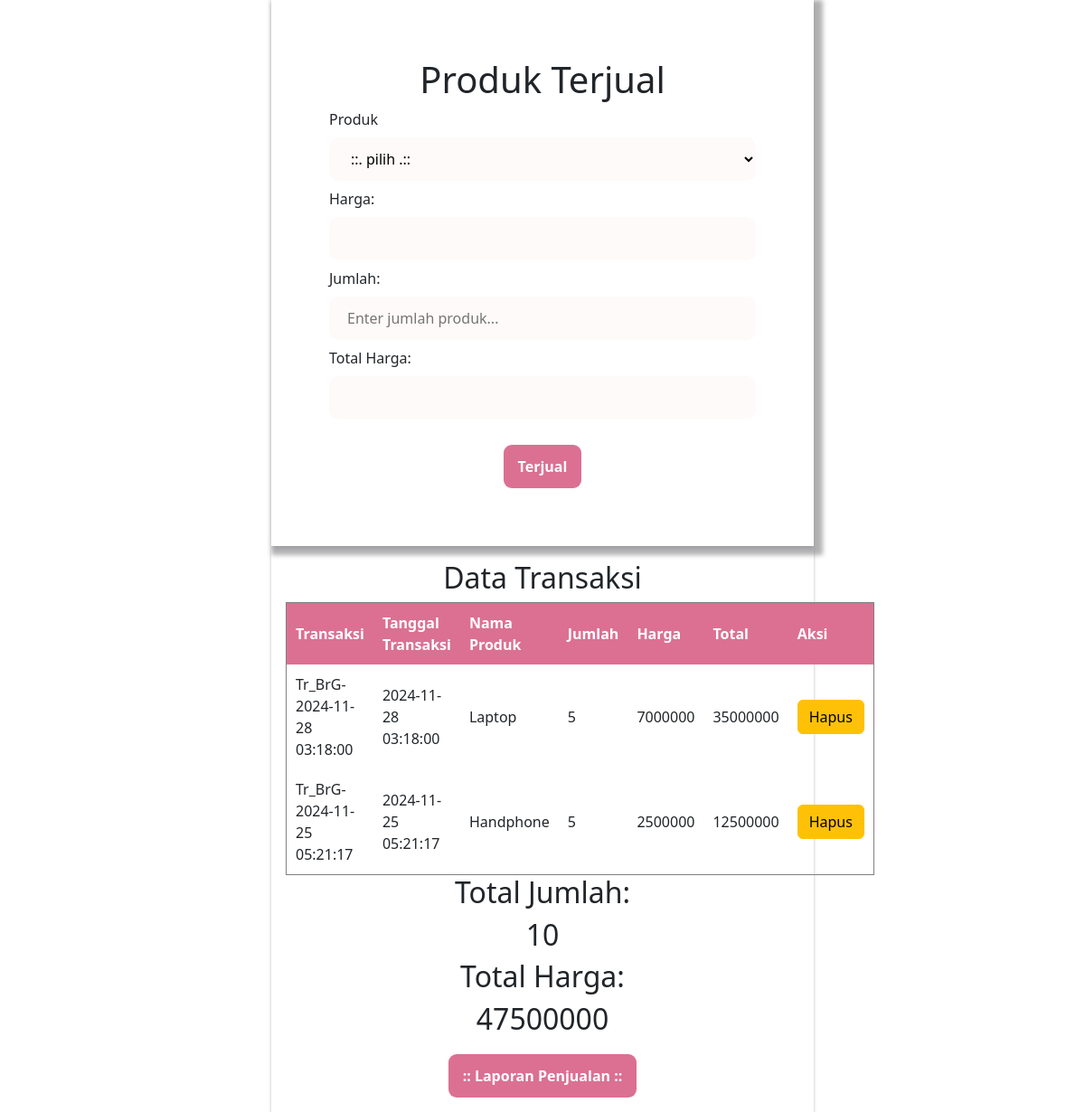
/penjualan.php, run on the app's committed database.
### tables this page shows
CREATE TABLE IF NOT EXISTS `tr_penjualan` (
  `id_transaction` varchar(50) NOT NULL,
  `tgl_transaction` datetime DEFAULT NULL,
  `product_id` int DEFAULT NULL,
  `amount` int DEFAULT NULL,
  `total_price` float DEFAULT NULL,
  PRIMARY KEY (`id_transaction`) USING BTREE
);

CREATE TABLE IF NOT EXISTS `sistem_pencatatan_penjualan` (
  `id` int NOT NULL AUTO_INCREMENT,
  `name_product` varchar(50) NOT NULL,
  `price_product` float NOT NULL,
  `created_at` varchar(50) DEFAULT NULL,
  `updated_at` varchar(50) DEFAULT NULL,
  PRIMARY KEY (`id`)
);

### penjualan.php (the view, shortened to what this page needs)
<?php
include 'config/connectDb.php';
$sql = "SELECT * FROM tr_penjualan LEFT JOIN sistem_pencatatan_penjualan ON tr_penjualan.product_id = sistem_pencatatan_penjualan.id ORDER BY tr_penjualan.tgl_transaction DESC";
$result = $con->query($sql);
$result_total = $con->query("SELECT SUM(amount) AS amount, SUM(total_price) AS total
FROM tr_penjualan;");
?>
<!DOCTYPE html>
<html lang="en">
<head>
    <link href="https://cdn.jsdelivr.net/npm/bootstrap@5.3.3/dist/css/bootstrap.min.css" rel="stylesheet">
</head>
<body>
    <div style="box-shadow: rgba(50, 50, 93,0.25) 0px 2px 5px -1px, rgba(0,0,0,0.3) 5px 5px 5px 5px; display:flex;flex-direction:column;padding:4rem;width:50%;margin:0 auto;justify-content:center;">
        <h1 style="text-align:center;">Produk Terjual</h1>
        <form action="<?php echo htmlspecialchars($_SERVER["PHP_SELF"]) ?>" method="POST">
            Produk
            <select name="product_id" id="product-select">
                <option value="">::. pilih .::</option>
            </select>
            Harga: <input type="text" readonly value="" id="price-product" name="price_product">
            Jumlah: <input type="text" value="" id="product-amount" name="amount" placeholder="Enter jumlah produk...">
            Total Harga: <input type="text" readonly value="" id="total-price" name="total_price">
            <div style="margin-top:20px;display:flex;justify-content:center;">
                <input style="padding: 12px 16px; color:white; font-weight:bold; background: #DB7093;border:none; border-radius:9px;" type="submit" value="Terjual">
            </div>
        </form>
    </div>
    <div style="margin-top:20px;box-shadow: rgba(50, 50, 93,0.25) 0px 7px 5px -1px, rgba(0,0,0,0.3) 0px 1px 3px -1px; display:flex;flex-direction:column;padding:1rem;width:50%;margin:0 auto;justify-content:center;">
        <h2 style="text-align:center;">Data Transaksi</h2>
        <table border="1" style="border-collapse: collapse; ">
            <tr>
                <th>Transaksi</th>
                <th>Tanggal Transaksi</th>
                <th>Nama Produk</th>
                <th>Jumlah</th>
                <th>Harga</th>
                <th>Total</th>
                <th>Aksi</th>
            </tr>
            <?php if ($result->num_rows > 0) : ?>
                <?php $i = 1;
                while ($row = $result->fetch_assoc()) : ?>
                    <tr>
                        <td><?= $row['id_transaction']; ?></td>
                        <td><?= $row['tgl_transaction']; ?></td>
                        <td><?= $row['name_product']; ?></td>
                        <td><?= $row['amount']; ?></td>
                        <td><?= $row['price_product']; ?></td>
                        <td><?= $row['total_price']; ?></td>
                        <td>
                            <a type="button" class="btn btn-warning" href="delete_transaction.php?id=<?= $row["id_transaction"]; ?>" onclick="return confirm('Yakin ingin menghapus?')">Hapus</a>
                        </td>
                    </tr>
                <?php endwhile; ?>
            <?php else : ?>
                <tr>
                    <td colspan="7" style="color:grey; text-align:center;"> data not found</td>
                </tr>
            <?php endif ?>
        </table>
        <div>
            <div>
                <?php
                if ($result_total->num_rows > 0) {
                    $row = $result_total->fetch_assoc();
                    echo '<h2 style="text-align:center;">Total Jumlah:</h2>' . '<h2 style="text-align:center;">' . $row['amount'] . '</h2>';
                    echo '<h2 style="text-align:center;">Total Harga:</h2>' . '<h2 style="text-align:center;">' . $row['total'] . '</h2>';
                } else {
                    echo "No results.";
                }
                ?>
            </div>
            <div style="margin-top:20px;display:flex;justify-content:center;">
                <a href="index.php" style="padding: 12px 16px; color: white; font-weight: bold; background: #DB7093; border: none; text-decoration: none; display: inline-block; border-radius:9px;">
                    :: Laporan Penjualan ::
                </a>
            </div>
        </div>
    </div>
</body>
</html>

### penjualan.php (style rules this page uses)
input[type=text], textarea, select { width: 100%; padding: 12px 20px; margin: 8px 0; box-sizing: border-box; border: none; border-radius: 10px; background-color: snow; color: black; }
th, td { padding: 10px; }
th { background: #DB7093; color: white; }

### data on the page
tr_penjualan: id_transaction "Tr_BrG-2024-11-28 03:18:00", tgl_transaction "2024-11-28 03:18:00", sistem_pencatatan_penjualan.name_product "Laptop", amount "5", sistem_pencatatan_penjualan.price_product "7000000", total_price "35000000"
tr_penjualan: id_transaction "Tr_BrG-2024-11-25 05:21:17", tgl_transaction "2024-11-25 05:21:17", sistem_pencatatan_penjualan.name_product "Handphone", amount "5", sistem_pencatatan_penjualan.price_product "2500000", total_price "12500000"

### other printed values
$row['amount'] "10"
$row['total'] "47500000"
